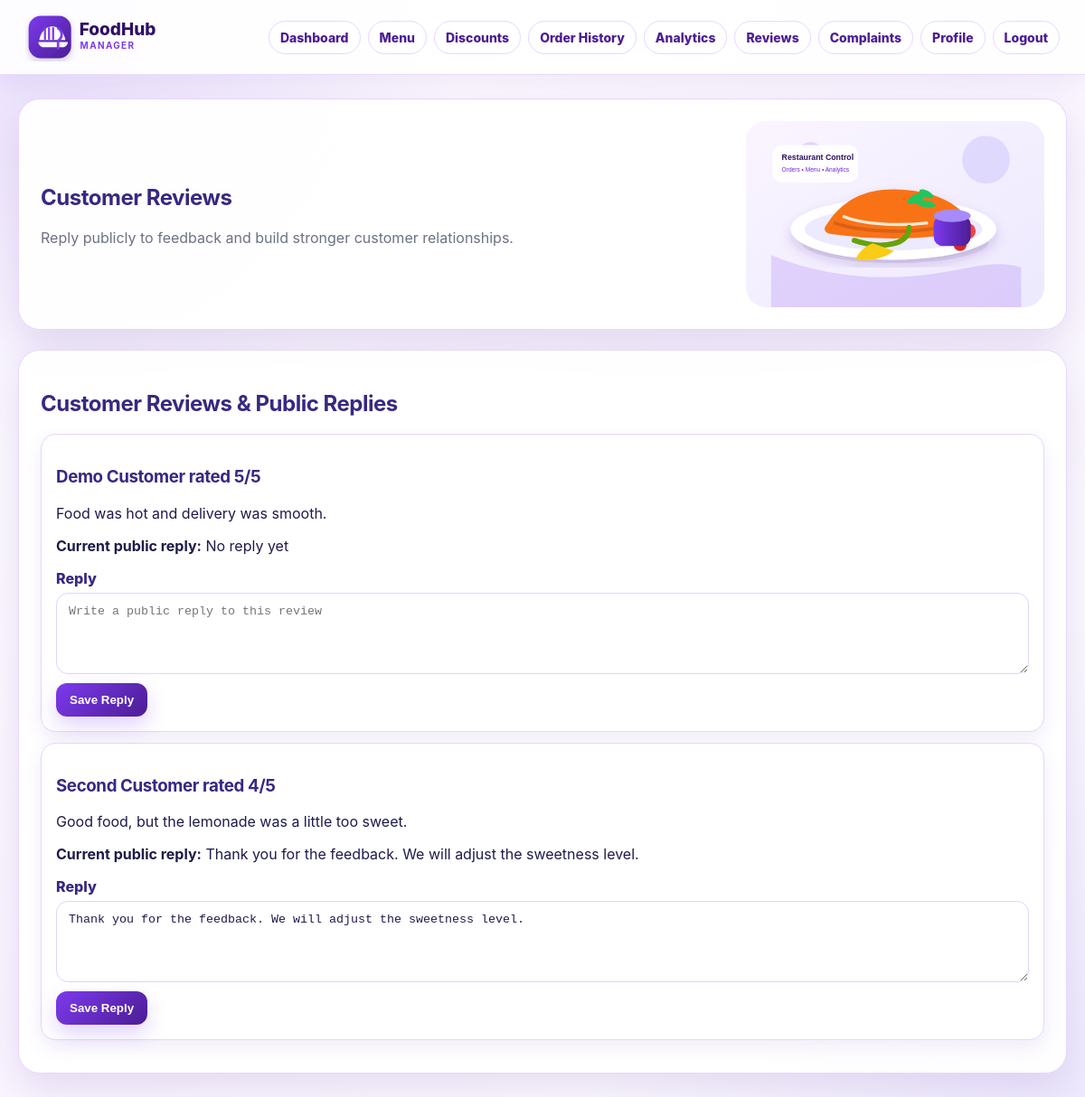
The page /public/index.php?route=reviews (signed in) on the database its author committed.
### tables this page shows
CREATE TABLE reviews (
    id INT AUTO_INCREMENT PRIMARY KEY,
    order_id INT NOT NULL,
    customer_id INT NOT NULL,
    restaurant_id INT NOT NULL,
    rating TINYINT NOT NULL CHECK (rating BETWEEN 1 AND 5),
    comment TEXT,
    manager_reply TEXT,
    created_at TIMESTAMP DEFAULT CURRENT_TIMESTAMP,
    CONSTRAINT fk_reviews_order FOREIGN KEY (order_id) REFERENCES orders(id) ON DELETE CASCADE,
    CONSTRAINT fk_reviews_customer FOREIGN KEY (customer_id) REFERENCES users(id) ON DELETE CASCADE,
    CONSTRAINT fk_reviews_restaurant FOREIGN KEY (restaurant_id) REFERENCES restaurants(id) ON DELETE CASCADE
);

CREATE TABLE users (
    id INT AUTO_INCREMENT PRIMARY KEY,
    name VARCHAR(120) NOT NULL,
    email VARCHAR(160) NOT NULL UNIQUE,
    password_hash VARCHAR(255) NOT NULL,
    phone VARCHAR(30),
    role ENUM('customer','manager','agent','admin') NOT NULL,
    profile_pic VARCHAR(255),
    is_active TINYINT(1) NOT NULL DEFAULT 1,
    created_at TIMESTAMP DEFAULT CURRENT_TIMESTAMP
);

### app/controllers/DashboardController.php (called while the page is built, shortened)
<?php
require_once __DIR__ . '/../core/Auth.php';
require_once __DIR__ . '/../models/RestaurantManagerModel.php';
class DashboardController {
    private RestaurantManagerModel $model;
    public function __construct() {
        $this->model = new RestaurantManagerModel();
    }
    private function restaurant(): array {
        $restaurant = $this->model->restaurantByManager(Auth::user()['id']);
        return $restaurant;
    }
    public function reviews(): void {
        $restaurant = $this->restaurant();
        $reviews = $this->model->reviews((int)$restaurant['id']);
        require __DIR__ . '/../views/reviews.php';
    }
}

### app/core/Database.php (called while the page is built, shortened)
<?php
class Database {
    private static ?mysqli $connection = null;
    public static function connect(): mysqli {
        if (self::$connection === null) {
            self::$connection = new mysqli(DB_HOST, DB_USER, DB_PASS, DB_NAME);
            self::$connection->set_charset('utf8mb4');
        }
        return self::$connection;
    }
}

### app/core/Auth.php (called while the page is built, shortened)
<?php
require_once __DIR__ . '/Database.php';
class Auth {
    public static function user(): ?array {
        return $_SESSION['user'] ?? null;
    }
}

### app/models/RestaurantManagerModel.php (called while the page is built, shortened)
<?php
require_once __DIR__ . '/../core/Database.php';
class RestaurantManagerModel {
    private mysqli $db;
    public function __construct() {
        $this->db = Database::connect();
    }
    public function restaurantByManager(int $managerId): ?array {
        $stmt = $this->db->prepare("SELECT * FROM restaurants WHERE manager_id = ? LIMIT 1");
        $stmt->bind_param('i', $managerId);
        $stmt->execute();
        return $stmt->get_result()->fetch_assoc() ?: null;
    }
    public function reviews(int $restaurantId): array {
        $stmt = $this->db->prepare("\n            SELECT r.*, u.name AS customer_name\n            FROM reviews r\n            JOIN users u ON u.id = r.customer_id\n            WHERE r.restaurant_id = ?\n            ORDER BY r.created_at DESC\n        ");
        $stmt->bind_param('i', $restaurantId);
        $stmt->execute();
        return $stmt->get_result()->fetch_all(MYSQLI_ASSOC);
    }
}

### app/views/reviews.php (the view, shortened to what this page needs)
<?php require __DIR__ . '/partials/header.php'; ?>
<section class="panel page-banner">
    <div>
        <h2>Customer Reviews</h2>
        <p class="muted">Reply publicly to feedback and build stronger customer relationships.</p>
    </div>
    <img src="assets/images/hero-food.svg" alt="Customer Reviews illustration">
</section>
<section class="panel">
    <h2>Customer Reviews & Public Replies</h2>
    <?php foreach ($reviews as $review): ?>
        <article class="review-card">
            <h3><?= htmlspecialchars($review['customer_name']) ?> rated <?= (int)$review['rating'] ?>/5</h3>
            <p><?= htmlspecialchars($review['comment']) ?></p>
            <p><b>Current public reply:</b> <?= htmlspecialchars($review['manager_reply'] ?? 'No reply yet') ?></p>
            <form method="post" action="index.php?route=review_reply">
                <label>Reply<textarea name="manager_reply" placeholder="Write a public reply to this review"><?= htmlspecialchars($review['manager_reply'] ?? '') ?></textarea></label>
                <button type="submit">Save Reply</button>
            </form>
        </article>
    <?php endforeach; ?>
</section>
<?php require __DIR__ . '/partials/footer.php'; ?>

### public/assets/css/style.css (style rules this page uses)
:root { --purple-950: #372883; --purple-900: #3b0764; --purple-800: #4c1d95; --purple-700: #7174a4; --purple-600: #7c3aed; --purple-500: #8b5cf6; --purple-100: #ede9fe; --purple-50: #faf5ff; --white: #ffffff; --ink: #1e1b4b; --muted: #6b7280; --line: #e9d5ff; --success: #16a34a; --danger: #dc2626; --shadow: 0 18px 45px rgba(76, 29, 149, .13); }
* { box-sizing: border-box; }
body { margin: 0; font-family: Inter, "Segoe UI", Arial, Helvetica, sans-serif; background: radial-gradient(circle at top left, rgba(124, 58, 237, .16), transparent 32rem), radial-gradient(circle at bottom right, rgba(167, 139, 250, .18), transparent 34rem), linear-gradient(135deg, #fff 0%, #faf5ff 48%, #ffffff 100%); color: var(--ink); min-height: 100vh; }
img { max-width: 100%; }
.hero, .panel, .card, .login-card, .auth-visual { background: rgba(255,255,255,.92); border: 1px solid rgba(233, 213, 255, .95); border-radius: 24px; box-shadow: var(--shadow); }
.panel { padding: 24px; margin-bottom: 22px; }
.panel h2, .panel h3 { color: var(--purple-950); letter-spacing: -.02em; }
button, .button { border: none; padding: 11px 15px; background: linear-gradient(135deg, var(--purple-600), var(--purple-800)); color: white; border-radius: 12px; cursor: pointer; font-weight: 800; box-shadow: 0 10px 22px rgba(124, 58, 237, .22); }
.order-card, .review-card { border: 1px solid var(--line); border-radius: 16px; padding: 16px; background: #fff; margin-bottom: 12px; box-shadow: 0 8px 22px rgba(76, 29, 149, .08); }
label { display: block; margin: 12px 0 6px; font-weight: 800; color: var(--purple-950); }
input, textarea, select { width: 100%; padding: 12px 13px; border: 1px solid #ddd6fe; border-radius: 13px; margin-top: 6px; background: #fff; color: var(--ink); outline: none; }
textarea { min-height: 90px; }
.muted { color: var(--muted); }
.page-banner { display: grid; grid-template-columns: 1fr minmax(220px, 330px); align-items: center; gap: 20px; margin-bottom: 22px; }
.page-banner img { border-radius: 22px; }

### rows shown on the page
reviews: customer.name "Demo Customer", rating "5", comment "Food was hot and delivery was smooth.", manager_reply "No reply yet"
reviews: customer.name "Second Customer", rating "4", comment "Good food, but the lemonade was a little too sweet.", manager_reply "Thank you for the feedback. We will adjust the sweetness level."
